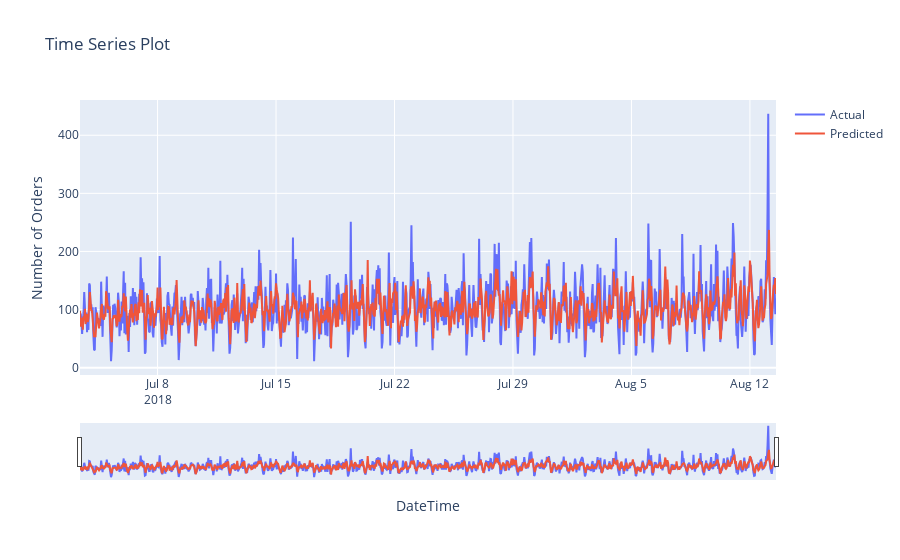

Here is the notebook cell this chart was saved with:
### Code cell
lin_reg = LinearRegression()
param_lr = {'fit_intercept':[True, False],
            'normalize':[True, False],
            'copy_X':[True, False]}

start_time = timer()

lin_reg_RMSE, lin_reg_best_parameters = model_search(lin_reg, param_lr)

lin_reg_time = timer() - start_time
print("Время обучения модели: {:f} секунд".format(lin_reg_time))

scores_data = scores_data.append({'Regressor':'LinearRegression', 
                                  'RMSE':lin_reg_RMSE,
                                  'Time':lin_reg_time,
                                 }, ignore_index=True)

### Figure 1 — Plotly figure (JSON) as saved in the notebook; plotly's stock layout.template omitted (floating-point values rounded to 4 significant figures; data arrays with more than 128 entries replaced by an {"elided": "..."} marker saying what was removed)
{"data": [{"mode": "lines", "name": "Actual", "type": "scatter", "x": {"elided": "988 str values"}, "y": {"elided": "988 int values"}}, {"mode": "lines", "name": "Predicted", "type": "scatter", "x": {"elided": "988 str values"}, "y": {"elided": "988 float values"}}], "layout": {"title": {"text": "Time Series Plot"}, "xaxis": {"rangeslider": {"visible": true}, "title": {"text": "DateTime"}}, "yaxis": {"title": {"text": "Number of Orders"}}}}
